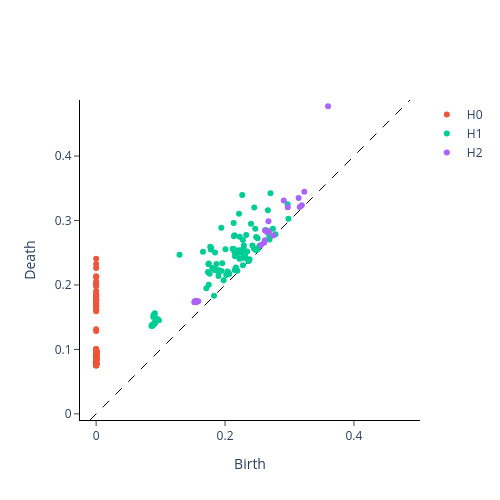

The code cell stored with this chart in its notebook:
### Code cell
# Circle shape persistence diagram
plot_diagram(diagrams_basic[0])
